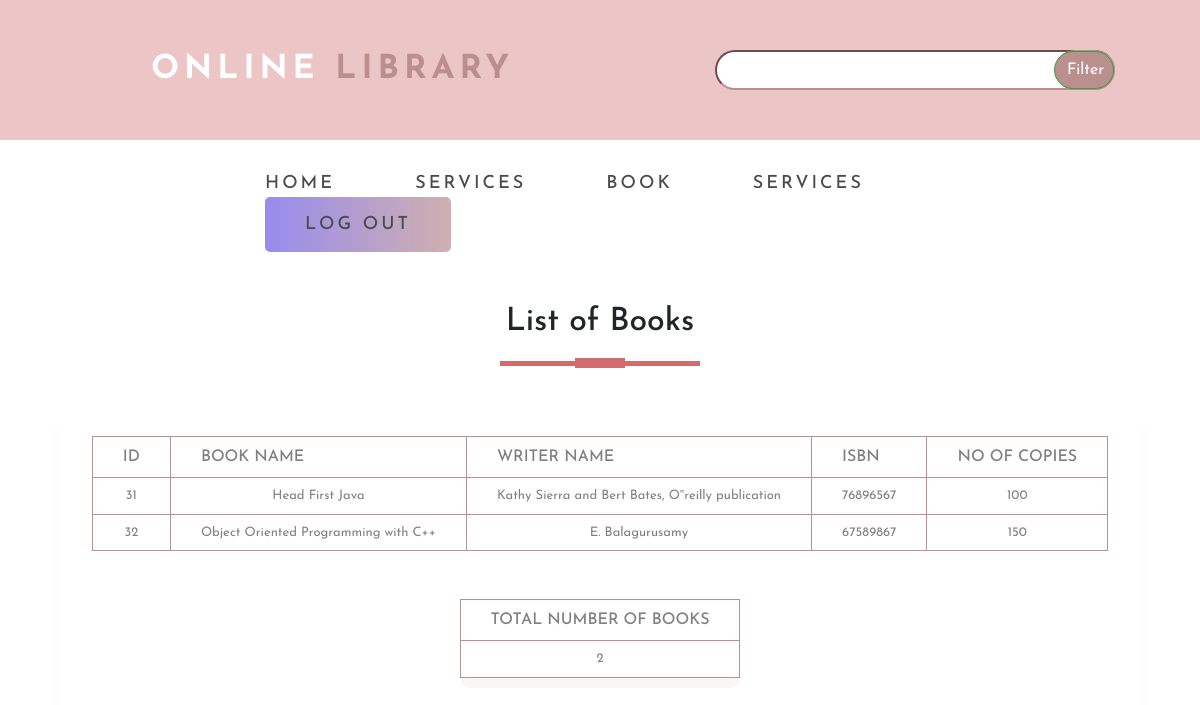
/php/oop.php, run on the app's committed database.
### tables this page shows
CREATE TABLE `book1` (
  `id` int(255) NOT NULL,
  `isbn` int(255) NOT NULL,
  `name` text NOT NULL,
  `writer` text NOT NULL,
  `category` text NOT NULL,
  `image` varchar(1000) NOT NULL,
  `count` int(255) NOT NULL,
  `link` varchar(1000) NOT NULL
);

### php/oop.php (the view, shortened to what this page needs)
<!DOCTYPE html>
<html>
<head>
  <link rel="stylesheet" type="text/css" href="../css/booktype.css">
  <link rel="stylesheet" href="https://maxcdn.bootstrapcdn.com/bootstrap/4.5.2/css/bootstrap.min.css">
<link rel="stylesheet" href="https://cdnjs.cloudflare.com/ajax/libs/font-awesome/4.7.0/css/font-awesome.min.css" />
</head>
<body>
<div class="ratri">
     <div class="row">
       <div class="col-md-6">
         <div class="navbar">
         <div class="logo">
                <a href="indexnew.php">Online<span> Library</span></a>
            </div>
         </div>
       </div>
       <div class="col-md-6">
       <form action="book.php"  method="post" >
            <div class="search">
            <div class="s1">
                <div class="s2">
                    <input type="text" class="input"  name="valueToSearch" >
                    <div class="btn btn_common">
                    <input type="submit" class="btn btn-success" name="search" value="Filter">
                    </div>
                </div>
            </div>
        </div>
            </form>
       </div>
     </div>
   </div>
   <section id="nav">
     <div class="container">
     <div class="menu">
                <ul>
                    <li class="r1">
                        <a href="adminindex.php">Home</a></li>
                        <li><a href="aboutdemo.php">Services</a></li>
                       <li> <a href="book.php">Book</a></li>
                       <li> <a href="servicedemo.php">Services</a></li>
                       <li class="reg-btn"> <a href="logout.php">Log out</a></li>
                </ul>
            </div>
</section>
<div class="main-div">
    <h2 class="title text-center">List of Books</h2>
    <div class="center-div">
        <div class="table-responsive">
            <table>
                <thead>
                    <tr>
                        <th>ID</th>
                        <th>Book Name</th>
                        <th>Writer Name</th>
                        <th>ISBN</th>
                        <th>No of Copies</th>
                    </tr>
                </thead>
                <tbody>
                <?php
include 'connection.php';
$sql="select count(*) as total from book1 where category='OOP'";
$result= mysqli_query($con,$sql);
while($res=mysqli_fetch_array($result))
{
  $output=$res['total'];
}
$selectquery="select * from book1 where category='OOP'";
$query=mysqli_query($con,$selectquery);
while($res=mysqli_fetch_array($query))
{
    ?>
    <tr>
    <td><?php echo $res['id']?></td>
    <td><?php echo $res['name']?></td>
    <td><?php echo $res['writer']?></td>
    <td><?php echo $res['isbn']?></td>
    <td><?php echo $res['count']?></td>
</tr>
<?php
}
?>
                </tbody>
            </table>
        </div>
        <div class="container">
        <br><br>
        <table>
        <thead>
                    <tr>
                        <th>Total Number Of Books</th>
                    </tr>
                </thead>
                <tr>
                <td><?php echo $output?></td>
                </tr>
        </table>
        </div>
</div>
</div>
</body>
</html>

### css/booktype.css (style rules this page uses)
* { margin:0; padding:0; box-sizing:border-box; font-family:'Josefin Sans',sans-serif; }
table { border-collapse:collapse; background-color:#fff; box-shadow:0 10px 0 rgba(0,0,0,.03); border-radius:10px; margin:auto; }
th,td { border:1px solid rosybrown; padding:8px 30px; text-align:center; color:grey; }
th { text-transform:uppercase; font-weight:500; text-align:center; }
td { font-size:13px; }
.main-div { width:100%; height:100vh; display:flex; flex-direction:column; justify-content:center; align-items:center; }
.main-div h2 { padding:5px; margin-top:25px; text-decoration:uppercase; }
.title::before { content:''; background:#7b1798; height:5px; width:200px; margin-left:auto; margin-right:auto; display:block; transform:translateY(63px); }
.title::after { content:''; background:#7b1798; height:10px; width:50px; margin-left:auto; margin-right:auto; margin-bottom:40px; display:block; transform:translateY(17px); }
.center-div { width:90%; height:80vh; padding:20px 0 0 0; box-shadow:0 10px 20px 0 rgba(0,0,0,.03); border-radius:10px; margin:auto; }
.ratri { padding-top: 30px; padding-left: 35px; padding-right: 35px; padding-bottom: 30px; background: rgb(236, 198, 198); }
.search .input { border-color: rosybrown; background-color: #fff; }
.s1 .s2 { position: relative; width: 400px; height: 40px; margin-left: 100px; top: 20px ; font-size: 33px; font-weight: 900; text-transform: uppercase; letter-spacing: 5px; }
.s1 .s2 .input { position: absolute; top: 0; left: 0; height: 100%; width: 100%; border-radius: 20px; font-size: 18px; padding-left: 10px; }
.s1 .s2 .btn { position: absolute; top: 0; right: 0; width: 60px; height: 100%; background: rosybrown; z-index: 1; cursor: pointer; border-bottom-right-radius: 20px; border-bottom-left-radius: 20px; border-top-left-radius: 20px; border-top-right-radius: 20px; }
.navbar { width:100%; height:80px; display:flex; justify-content: space-between; }
.navbar .logo a { margin-left: 100px; font-size: 33px; font-weight: 900; text-transform: uppercase; letter-spacing: 5px; color: #fff!important; }
.navbar .logo span { font-size: 33px; color: rosybrown; }
#nav { padding-top: 30px; padding-left: 250px; }
.menu ul li { display: inline-block; }
.menu ul li a { position: relative; color: black!important; opacity: 0.7; margin-right: 75px; font-size: 18px; font-weight: 500; display: flex; align-items: center; letter-spacing: 3px; text-transform: uppercase; }
.menu ul li a:after { position:absolute; left:0; top:35px; width:100%; height:4px; background: blue; content:''; opacity: 0; transition: all 0.3s; border-radius: 6px; }
.reg-btn a { display: block; padding: 14px 40px; font-size: 20px; font-weight: 200; background-image: linear-gradient(to right,#6c5ce7, rosybrown); margin-right: 100px; letter-spacing: 1px; border-radius: 5px; transition: all 0.3s; color:#fff!important; }
.title::before { content:''; background:rgb(209, 108, 108); height:5px; width:200px; margin-left:auto; margin-right:auto; display:block; transform:translateY(63px); }
.title::after { content:''; background:rgb(209, 108, 108); height:10px; width:50px; margin-left:auto; margin-right:auto; margin-bottom:40px; display:block; transform:translateY(17px); }

### data on the page
book1: id "31", name "Head First Java", writer "Kathy Sierra and Bert Bates, O‟reilly publication", isbn "76896567", count "100"
book1: id "32", name "Object Oriented Programming with C++", writer "E. Balagurusamy", isbn "67589867", count "150"

### other printed values
$output "2"
